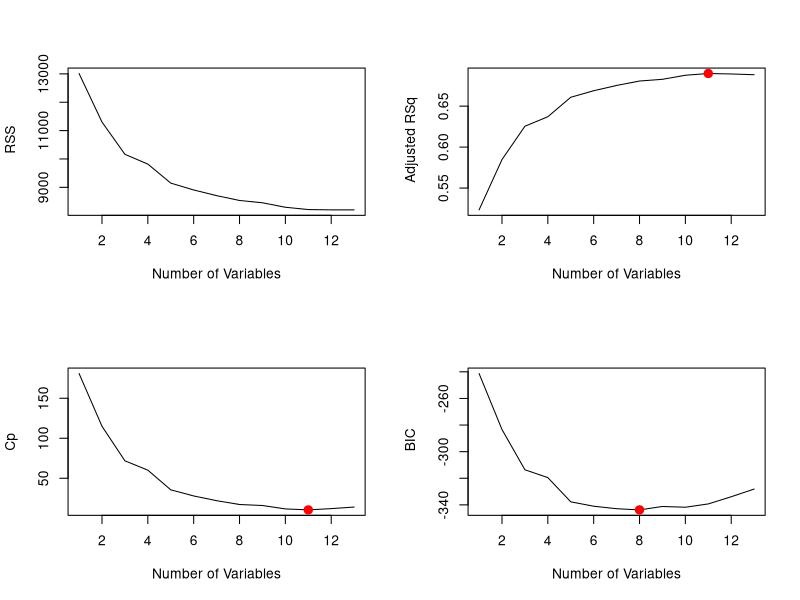
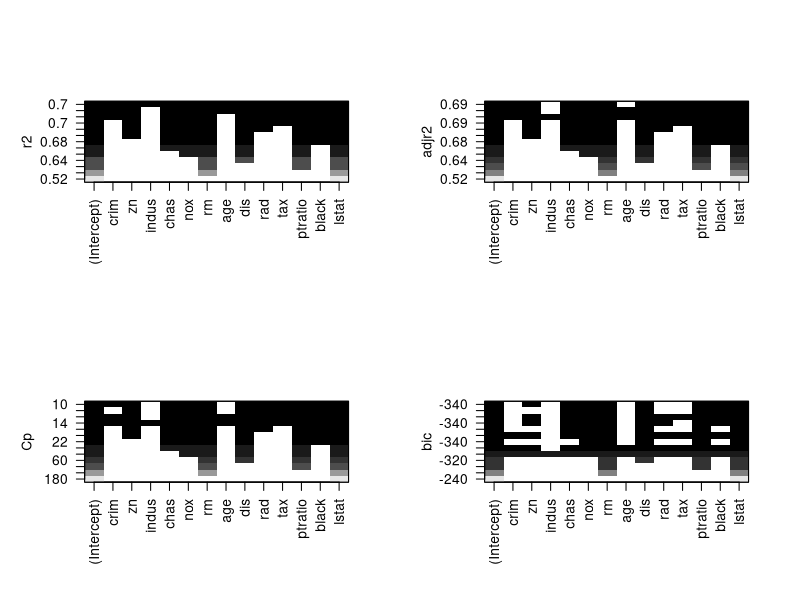

R code for these plots, in order: (Note: this script raises an error after producing the figures.)
## ---- chunk 1
library(MASS)


set.seed(10)
index = seq(1,506)
vals = sample(index, 340)


boston_train = Boston[vals,]
boston_test = Boston[-vals,]

boston_train
## ---- chunk 2

library(leaps)

regfit.full = regsubsets(medv ~.,boston_train, nvmax =13 )
summary(regfit.full)

## ---- chunk 3
summary(regfit.full)$rsq
## ---- chunk 4

par(mfrow =c(2,2))
plot(summary(regfit.full)$rss ,xlab=" Number of Variables ",ylab=" RSS", type="l")
plot(summary(regfit.full)$adjr2 ,xlab =" Number of Variables ",
ylab=" Adjusted RSq",type="l")


points (11, summary(regfit.full)$adjr2[11], col ="red",cex =2, pch =20)


plot(summary(regfit.full)$cp ,xlab =" Number of Variables ",ylab="Cp", type="l")

points(11, summary(regfit.full)$cp [11], col ="red",cex =2, pch =20)

plot(summary(regfit.full)$bic ,xlab=" Number of Variables ",ylab=" BIC", type="l")
points(8, summary(regfit.full)$bic [8], col =" red",cex =2, pch =20)

## ---- chunk 5
which.max (summary(regfit.full)$adjr2)
which.min (summary(regfit.full)$cp )
which.min (summary(regfit.full)$bic )
## ---- chunk 6
plot(regfit.full ,scale ="r2")
## ---- chunk 7
plot(regfit.full ,scale ="adjr2")

## ---- chunk 8
plot(regfit.full ,scale ="Cp")
## ---- chunk 9
plot(regfit.full ,scale ="bic")
## ---- chunk 10
coef(regfit.full ,11)
## ---- chunk 11
test.mat=model.matrix(medv ~., data=boston_test)

## ---- chunk 12
val.errors =rep(NA ,13)

for(i in 1:13){
 coefi=coef(regfit.full ,id=i)
 pred=test.mat[,names(coefi)]%*% coefi
 val.errors[i]= mean((boston_test$medv-pred)^2)
}
 
## ---- chunk 13
val.errors
## ---- chunk 14
which.min (val.errors )

coef(regfit.full ,11)
## ---- chunk 15
predict.regsubsets = function (object ,newdata ,id ,...){
 form=as.formula(object$call [[2]])
 mat=model.matrix(form ,newdata )
 coefi =coef(object ,id=id)
 xvars =names (coefi )
 mat[,xvars ]%*% coefi
 }
## ---- chunk 16
regfit.best=regsubsets(medv ~.,data=Boston ,nvmax =13)
coef(regfit.best ,11)
## ---- chunk 17

k = 10
set.seed(1)
folds=sample(1:k,nrow(Boston ),replace =TRUE)
cv.errors =matrix(NA ,k,13, dimnames =list(NULL , paste (1:13) ))


## ---- chunk 18

for(j in 1:k){
 best.fit =regsubsets(medv ~.,data=Boston[folds !=j,], nvmax =13)
 for(i in 1:13) {
 pred=predict.regsubsets(best.fit ,Boston[folds ==j,], id=i)
 cv.errors[j,i] = mean( (Boston$medv[folds ==j] - pred)^2)
 }
 }

## ---- chunk 19

mean.cv.errors =apply(cv.errors ,2, mean)
mean.cv.errors
plot(mean.cv.errors ,type="b")
which.min(mean.cv.errors)
## ---- chunk 20
reg.best =regsubsets(medv ~.,data=Boston, nvmax =13)
coef(reg.best ,11)
## ---- chunk 21
data(Boston)


Boston = subset(Boston, select = -indus)
Boston = subset(Boston, select = -age)




lm1 = lm(medv ~.,data=Boston)  
summary(lm1)
